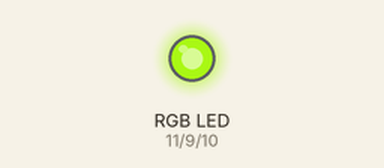
A sketch run on a simulated Arduino Uno, built with avr-gcc and run on an emulated ATmega328P. On the bench: an RGB LED mixed from three pins (HIGH = lit). Dim RGB values are drawn brighter than linear; random numbers use the default seed unless the sketch sets one.

Above: at 0.1 s.
At 4.1 s:
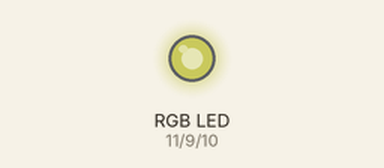
At 9.1 s:
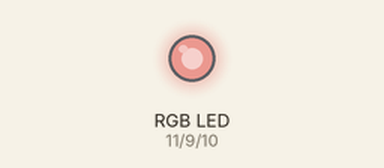
At 19.1 s:
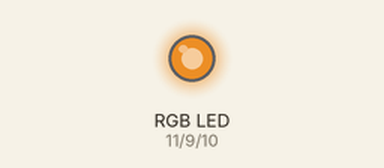
At 28.1 s:
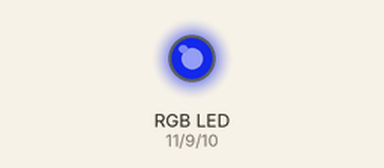
At 38.1 s:
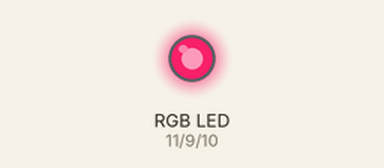
Timing chart, 0 to 40.0 s (numbered marks = the images above):
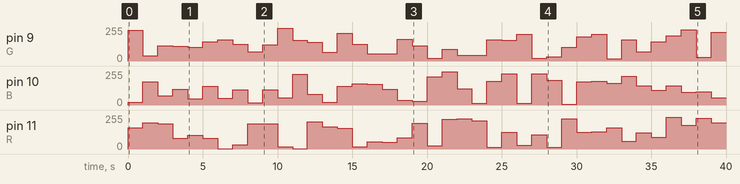

Measured:
- by itself, pin 10 (B): 0/255 → 19/255 at 0.00 s, → 175/255 1.0 s later, → 68/255 1.0 s later, → 120/255 1.0 s later, … (40 changes in this stretch)
- by itself, pin 11 (R): 0/255 → 158/255 at 0.00 s, → 197/255 1.0 s later, → 188/255 1.0 s later, → 80/255 1.0 s later, … (40 changes in this stretch)

The sketch:

RGB_LED_CHANGE.ino
```cpp
int B=10;
int G=9;
int R=11;
void setup (){
pinMode(9,OUTPUT);
pinMode(10,OUTPUT);
pinMode(11,OUTPUT);
}
void loop () {
int GV=random(0,255);
int BV=random(0,255);
int RV=random(0,255);
analogWrite(G,GV);
analogWrite(B,BV);
analogWrite(R,RV);
delay(1000);
}
```
